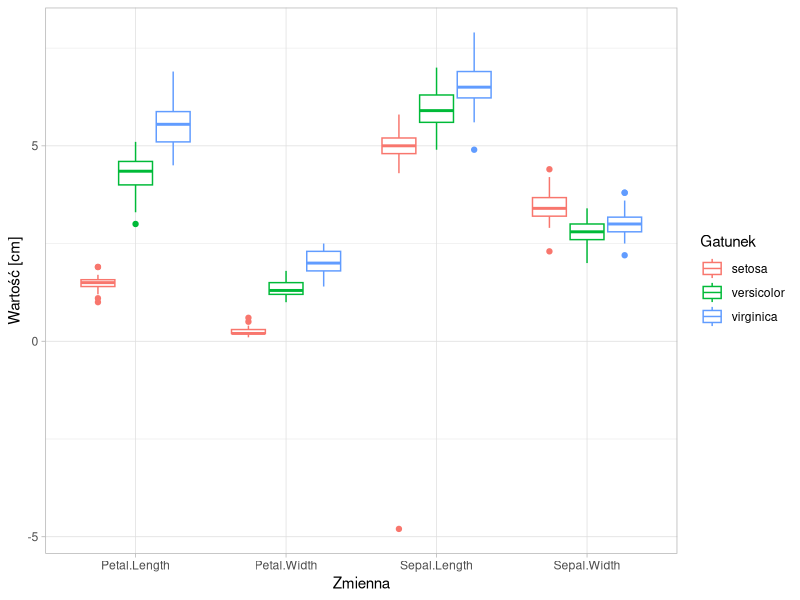
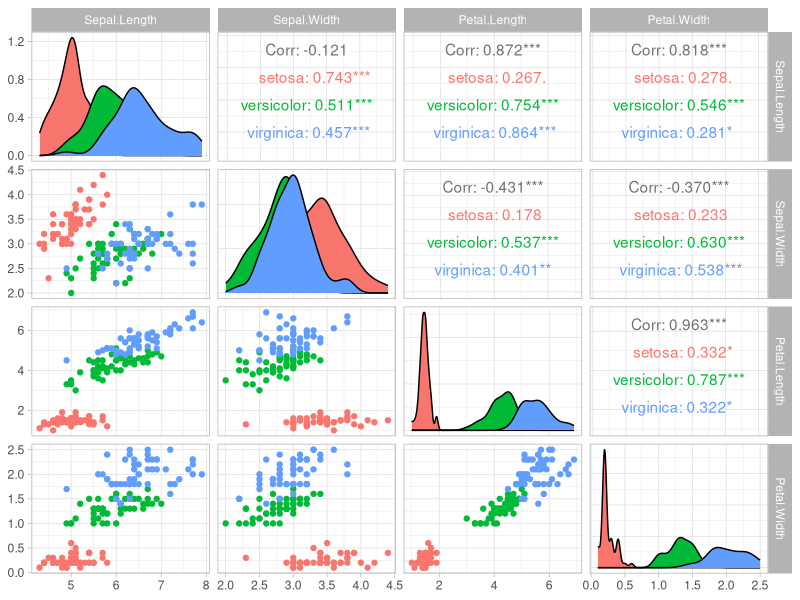
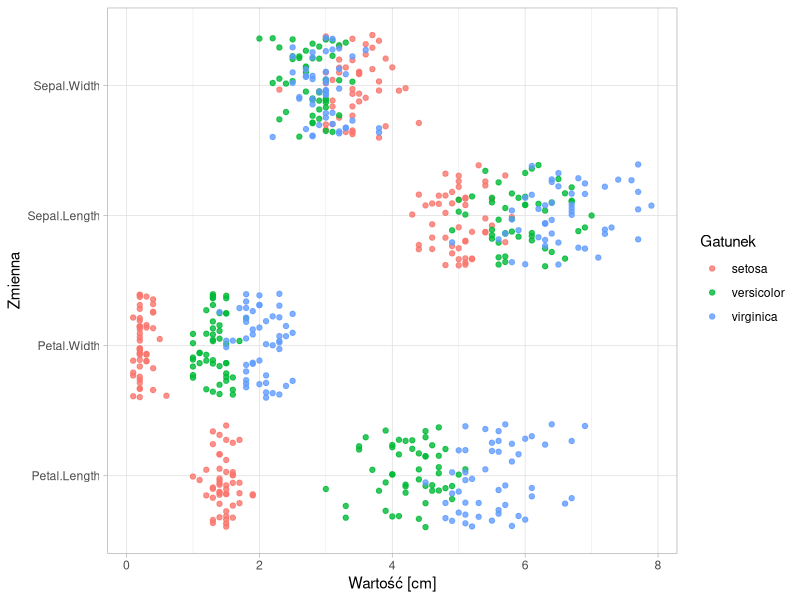

R code for these plots, in order: (Note: this script raises an error after producing the figures.)
## ---- chunk 1
library("MASS")
library("e1071")
library("tidyr")
library("caret")
library("GGally")
library("ggplot2")
library("doParallel")
## ---- chunk 2
dane = read.csv("C4L Academy - Data Science Graduate - IRISES dataset (2019-06).csv", sep = "|")
dane$Petal.Width[133] = "2.2"
dane$Petal.Width = as.numeric(as.character(dane$Petal.Width))
## ---- chunk 3
str(dane)
## ---- chunk 4
levels(dane$Species)
table(dane$Species)
## ---- chunk 5
apply(dane[1:4], 2, function(x) any(is.na(x)))
sum(is.na(dane$Sepal.Width))
which(is.na(dane$Sepal.Width))
dane$Sepal.Width[82] = round(mean(dane$Sepal.Width[dane$Species == "versicolor"], na.rm = TRUE), 1)
## ---- chunk 6
dane_long = gather(dane, "zmienna", "wartosc", 1:4)
ggplot(dane_long, aes(x = zmienna, y = wartosc)) + 
  geom_boxplot(aes(colour = Species)) +
  xlab("Zmienna") +
  ylab("Wartość [cm]") +
  labs(colour = "Gatunek") +
  theme_light()
## ---- chunk 7
dane$Sepal.Length[dane$Sepal.Length == -4.8] = abs(-4.8)
dane_long$wartosc[dane_long$wartosc == -4.8] = abs(-4.8)
## ---- chunk 8
ggpairs(dane, mapping = aes(color = Species), 
        columns = c("Sepal.Length", "Sepal.Width", "Petal.Length", "Petal.Width")) +
  theme_light()
## ---- chunk 9
aggregate(. ~ Species, data = dane, mean)
## ---- chunk 10
ggplot(dane_long, aes(wartosc, zmienna)) +
  geom_jitter(aes(colour = Species), width = 0, alpha = 0.8) +
  xlab("Wartość [cm]") +
  ylab("Zmienna") +
  labs(colour = "Gatunek") +
  theme_light()
## ---- chunk 11
# ustawienie ziarna losowości (powtarzalność wyników)
set.seed(1)

trainIndex = createDataPartition(dane$Species, p = 0.8, list = FALSE)
train = dane[ trainIndex, ]
test = dane[-trainIndex, ]
## ---- chunk 12
set.seed(1)
seeds = vector(mode = "list", length = 101) # length = number * repeats + 1
for(i in 1:101) seeds[[i]] = sample.int(n = 1000, 6)

# kroswalidacja 10-fold
fitControl = trainControl(method = "repeatedcv", 
                          number = 10, 
                          repeats = 10, 
                          seeds = seeds)

# równoległe tworzenie modeli
n_cores = detectCores() - 1
cl = makePSOCKcluster(n_cores)
registerDoParallel(cl)

# trenowanie modeli
SVM_mdl = train(Species ~ ., data = train, 
                method = "svmLinear2", 
                trControl = fitControl,
                metric = "Accuracy")

RF_mdl = train(Species ~ ., data = train,
               method = "ranger",
               trControl = fitControl,
               metric = "Accuracy")

LDA_mdl = train(Species ~ ., data = train,
                method = "lda2",
                trControl = fitControl,
                metric = "Accuracy")

stopCluster(cl)
## ---- chunk 13
resamps = resamples(list(SVM = SVM_mdl, RF = RF_mdl, LDA = LDA_mdl))
ggplot(resamps, metric = "Accuracy", conf.level = 0.99) +
  xlab("Model") +
  ylab("Dokładność") +
  labs(title = "Skuteczność klasyfikacji", subtitle = "Przedział ufności: 0,99") +
  theme_light()
saveRDS(LDA_mdl, "model_LDA.rds")
## ---- chunk 14
pred = predict(LDA_mdl, test)
confusionMatrix(pred, test$Species)
## ---- chunk 15
imps = data.frame(varImp(LDA_mdl)$importance)
imps$zmienna = rownames(imps)
imps = gather(imps, "gatunek", "istotnosc", 1:3)

ggplot(imps, aes(x = reorder(zmienna, istotnosc), y = istotnosc)) +
  geom_col(width = 0.01, fill = "black") +
  geom_point() +
  coord_flip() +
  facet_wrap(. ~ gatunek) +
  xlab("Zmienna") +
  ylab("Istotność") +
  labs(subtitle = "Liniowa analiza dyskryminacyjna") +
  theme_light()
